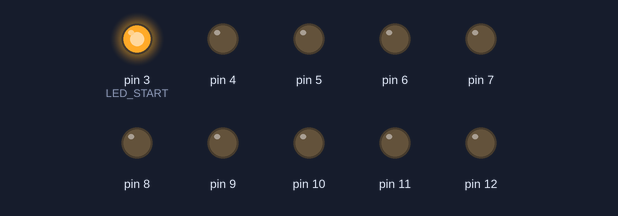
Recording of a sketch running on a simulated Arduino Uno, built with avr-gcc and run on an emulated ATmega328P. Parts: output pins drawn as LEDs (lit = HIGH).

Above: at 0.05 s.
At 0.35 s:
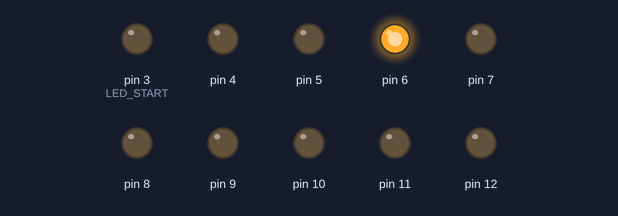
At 0.75 s:
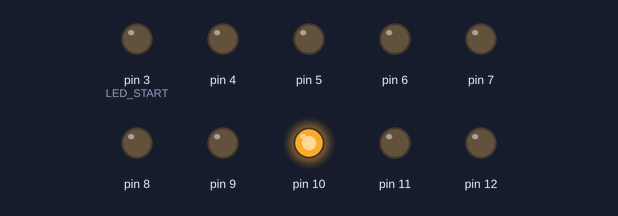
At 1.45 s:
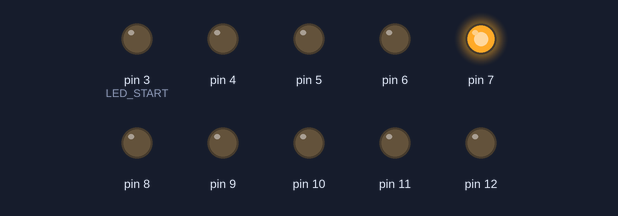
At 2.15 s:
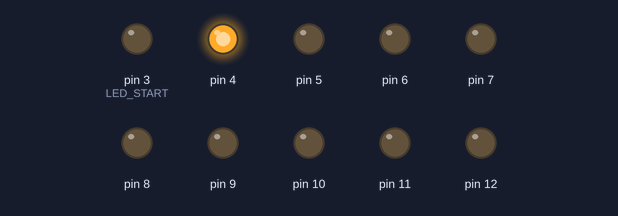
At 2.85 s:
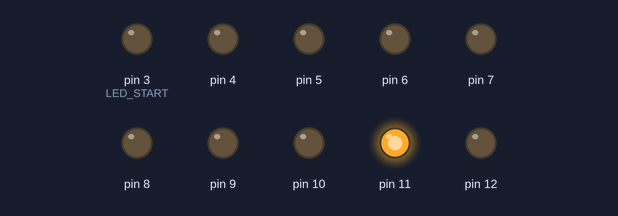
Timing chart, 0 to 3.1 s (numbered marks = the images above):
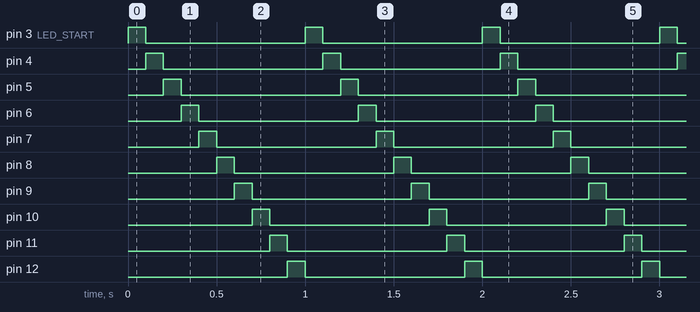

Measured:
- by itself, pin 3 (LED_START), pin 4–12: alternates HIGH for 0.10 s and LOW for 0.90 s
- by itself, everything shown: repeats every 1.0 s, in 10 steps

The sketch:

bargraphe.ino
```cpp
const int LED_START = 3;
const int LED_COUNT = 10;

void setup() {
  // Initialiser les 10 broches en sortie
  for (int i = 0; i < LED_COUNT; i++) {
    pinMode(LED_START + i, OUTPUT);
    digitalWrite(LED_START + i, LOW);
  }
}

void loop() {
  // Chenillard : une LED allumee a la fois
  for (int i = 0; i < LED_COUNT; i++) {
    digitalWrite(LED_START + i, HIGH);
    delay(100);
    digitalWrite(LED_START + i, LOW);
  }
}
```
